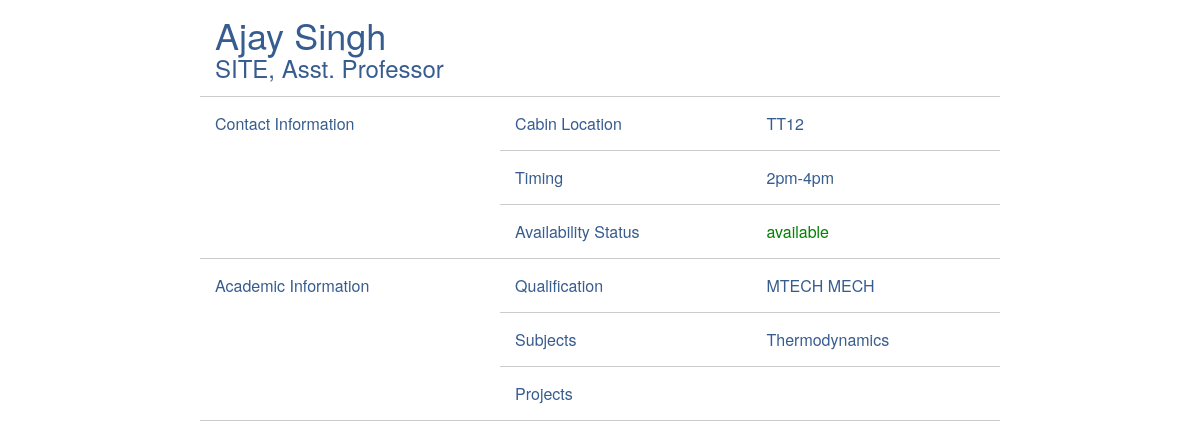
The app's page /faculty.php?id=4 with its own data.
### tables this page shows
CREATE TABLE `faculty` (
  `faculty_id` int(11) NOT NULL,
  `school_id` int(11) NOT NULL,
  `name` varchar(30) NOT NULL,
  `designation` varchar(20) DEFAULT NULL,
  `availability_status` varchar(20) DEFAULT NULL,
  `qualification` varchar(20) DEFAULT NULL,
  `timing` varchar(20) DEFAULT NULL,
  `cabin` varchar(20) DEFAULT NULL,
  `subjects` varchar(20) DEFAULT NULL
);

CREATE TABLE `school` (
  `school_id` int(11) NOT NULL,
  `name` varchar(20) NOT NULL,
  `desc` varchar(400) DEFAULT NULL
);

### config/sql.php (called while the page is built, shortened)
<?php
function getFacultyDetails($facultyid)
{
  return "select * from faculty where faculty_id=".$facultyid.";";
}
function getSchoolBySchoolID($schoolid)
{
 return "select * from school where school_id=".$schoolid.";";
}
?>

### faculty.php (the view, shortened to what this page needs)
<?php
  include("config/sql.php");
  $faculty_id = $_REQUEST['id'];
  $facultysql = getFacultyDetails($faculty_id);
  $result=mysqli_query($db,$facultysql);
  if (mysqli_num_rows($result) ==1) {
    $row = mysqli_fetch_assoc($result);
 	$facultyName = $row['name'];
 	$designation = $row['designation'];
  $availability_status = $row['availability_status'];
  $qualification = $row['qualification'];
  $timing = $row['timing'];
  $cabin = $row['cabin'];
  $subjects = $row['subjects'];
  $schoolid = $row['school_id'];
  }
  $schoolsql = getSchoolBySchoolID($schoolid);
  $result=mysqli_query($db,$schoolsql);
  if (mysqli_num_rows($result) ==1) {
    $row = mysqli_fetch_assoc($result);
 	$schoolname = $row['name'];
  }
  else
  {
  	$schoolname = "NA";
  }
?>
<html>
<body style="background:rgba(0,0,0,0)">
  <link rel="stylesheet" href="css/bootstrap.min.css">
 <div>
        <div class="tcontainer">
            <table style="border-collapse:collapse;width:800px;" cellspacing="1" cellpadding="2">
                <tr>
                    <td colspan="3">
                        <h1><?php echo "$facultyName"; ?></h1>
                        <h3><span><?php echo "$schoolname"; ?></span>, <span><?php echo "$designation"; ?></span></h3>
                    </td>
                </tr>
                <tr>
                    <td rowspan="3" class="column">
                        Contact Information
                    </td>
                    <td class="subcolumn">
                        Cabin Location
                    </td>
                    <td>
                        <?php echo "$cabin"; ?>
                    </td>
                </tr>
                <tr>
                    <td class="subcolumn">
                        Timing
                    </td>
                    <td>
                        <?php echo "$timing"; ?>
                    </td>
                </tr>
                <tr>
                    <td class="subcolumn">
                        Availability Status
                    </td>
                    <?php
                    echo "<td class='$availability_status'>";
                         echo "$availability_status";
                    ?>
                    </td>
                </tr>
                <tr>
                    <td rowspan="3" class="column">
                        Academic Information
                    </td>
                    <td class="subcolumn">
                        Qualification
                    </td>
                    <td>
                        <?php echo "$qualification"; ?>
                    </td>
                </tr>
                <tr>
                    <td class="subcolumn">
                        Subjects
                    </td>
                    <td>
                        <?php echo "$subjects"; ?>
                    </td>
                </tr>
                <tr>
                    <td class="subcolumn">
                        Projects
                    </td>
                    <td>
                    </td>
                </tr>
            </table>
        </div>
</body>
</html>

### faculty.php (style rules this page uses)
td { padding: 15px; vertical-align: top; font-weight: 500; }
table { color:#375c8f; border-collapse: collapse; margin: 0 auto; }
tr { border-bottom: 1px solid rgba(0,0,0,0.2); }
td.column,td.subcolumn { font-weight: 200; }
div.tcontainer table { padding: 5px; width: 100%; }
td.available { color:green; }
h1,h3 { margin:0px; }

### records on screen
faculty: name "Ajay Singh", designation "Asst. Professor", cabin "TT12", timing "2pm-4pm", availability_status "available", qualification "MTECH MECH", subjects "Thermodynamics"
school: name "SITE"
